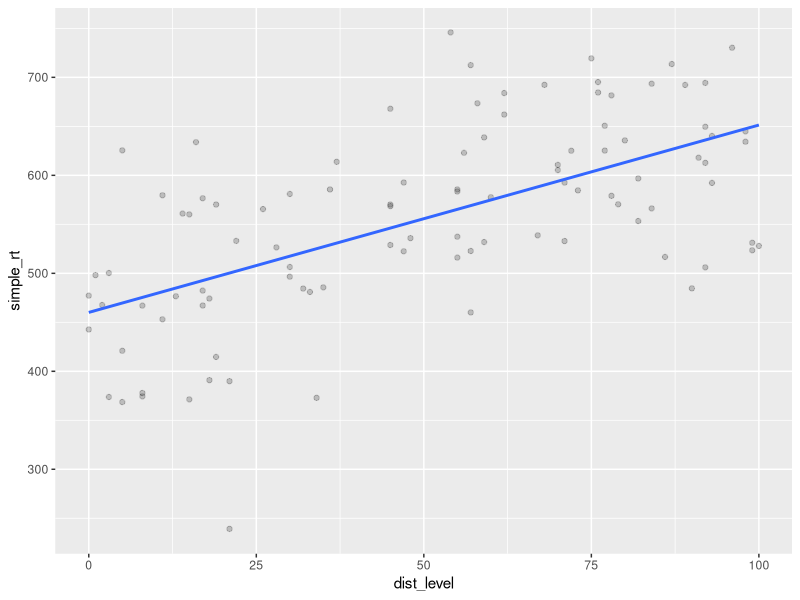
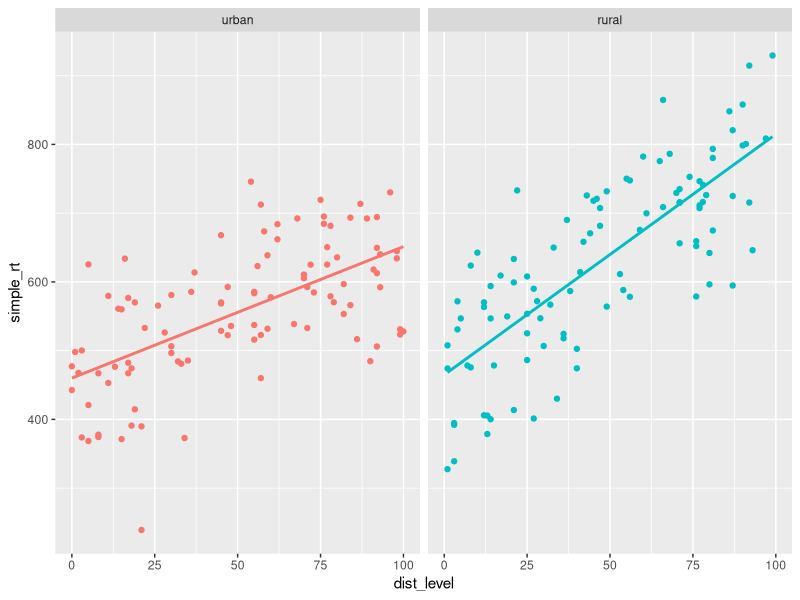
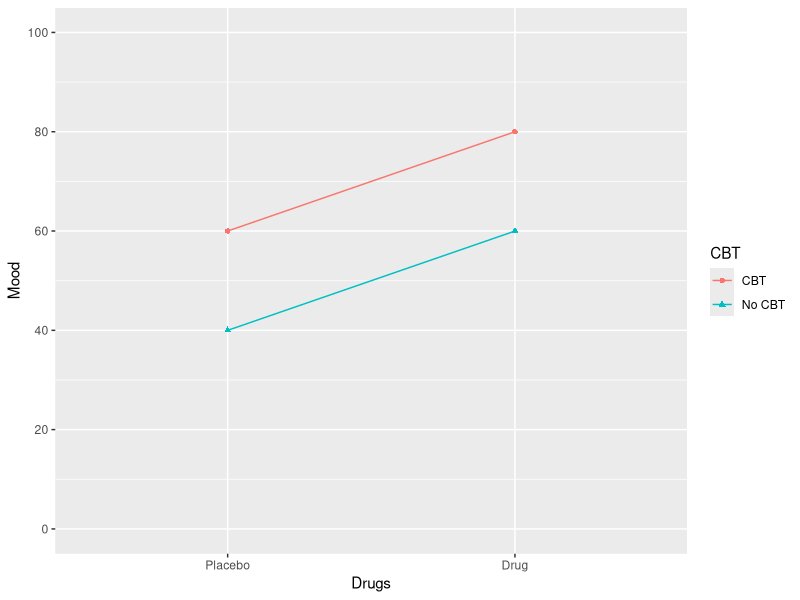
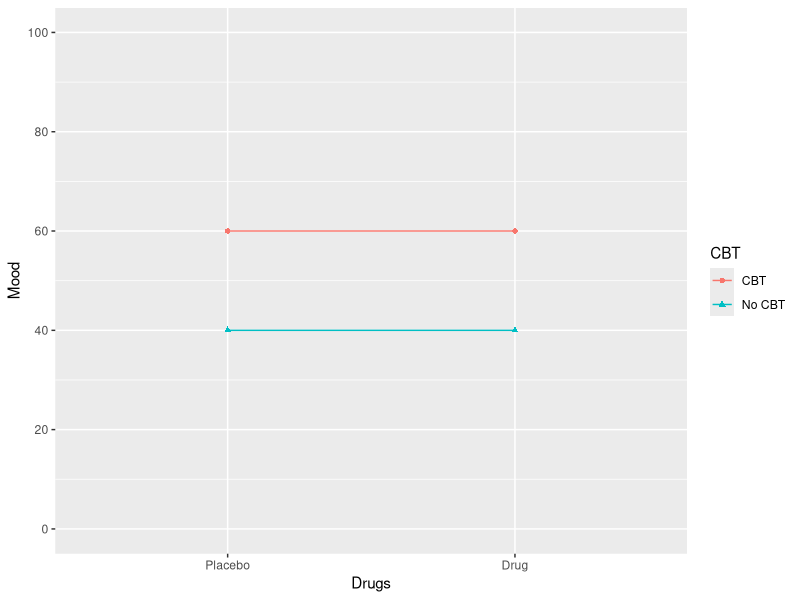
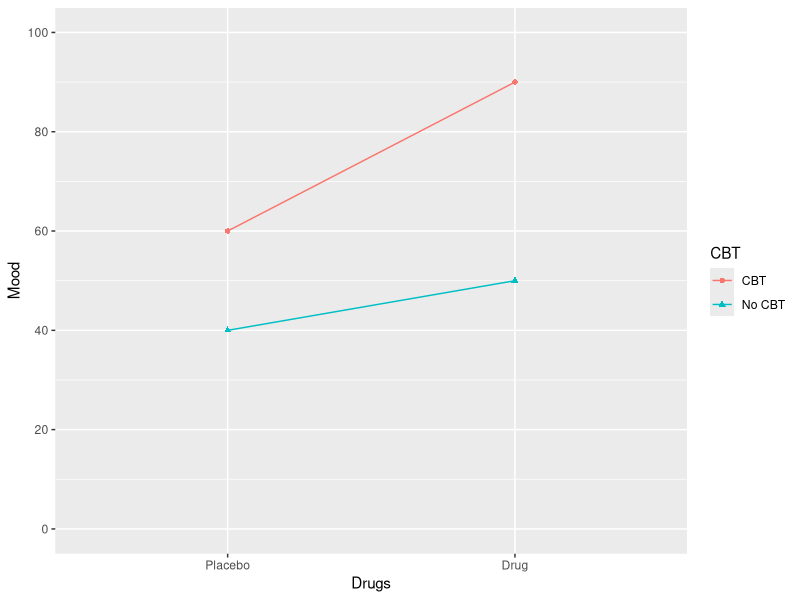

Source code (R) for these figures, in order:
## ---- chunk 1
library("kableExtra")

.mk_tib <- function(x) {
  tibble(CBT = rep(c("No CBT", "CBT"), 2),
         Drugs = rep(c("Placebo", "Drug"), each = 2) %>%
           fct_relevel("Placebo"),
         Mood = x)
}

.fac_plot <- function(x) {
  ggplot(.mk_tib(x), aes(Drugs, Mood, color = CBT, group = CBT)) +
    geom_point(aes(shape = CBT)) +
    geom_line() +
    scale_y_continuous(breaks = seq(0, 100, 20)) +
    scale_x_discrete(breaks = c("Placebo", "Drug")) +
    coord_cartesian(ylim = c(0, 100)) 
}

.mean_tbl <- function(x) {
  .mk_tib(x) %>%
    pivot_wider(names_from = "CBT", values_from = "Mood") %>%
    rename(" " = Drugs) %>%
    bind_rows(tibble(` ` = "",
                     `No CBT` = (x[1] + x[3]) / 2,
                     CBT = (x[2] + x[4]) / 2)) %>%
    bind_cols(tibble("  " = c((x[1] + x[2]) / 2,
                              (x[3] + x[4]) / 2,
                              "")))
}

## paste
.p <- paste0

## .fraction
.f <- function(x, y) {
  paste0("\\frac{", x, "}{", y, "}")
}

## y-bar
.yb1 <- function(x) {
  paste0("$\\bar{Y}_{", x, "}$")
}

.yb2 <- function(x) {
  paste0("\\bar{Y}_{", x, "}")
}

## subtraction term
.st <- function(x, y, bracket = NULL) {
  if (is.null(bracket)) {
    paste0(x, " - ", y)
  } else {
    paste0(bracket[1], x, " - ", y, bracket[2])
  }
}

.rb <- c("(", ")")
.dr <- c("\\displaystyle\\left(", "\\right)")
.ds <- c("\\displaystyle\\left[", "\\right]")
## ---- chunk 2
library("tidyverse")
set.seed(1031)

n_subj <- 100L  # simulate data for 100 subjects
b0_urban <- 450 # y-intercept
b1_urban <- 2   # slope

# decomposition table
urban <- tibble(
  subj_id = 1:n_subj,
  group = "urban",
  b0 = 450,
  b1 = 2,
  dist_level = sample(0:n_subj, n_subj, replace = TRUE),
  err = rnorm(n_subj, mean = 0, sd = 80),
  simple_rt = b0 + b1 * dist_level + err)

urban
## ---- chunk 3
ggplot(urban, aes(dist_level, simple_rt)) + 
  geom_point(alpha = .2) +
  geom_smooth(method = "lm", se = FALSE)
## ---- chunk 4
b0_rural <- 500
b1_rural <- 3

rural <- tibble(
  subj_id = 1:n_subj + n_subj,
  group = "rural",
  b0 = b0_rural,
  b1 = b1_rural,
  dist_level = sample(0:n_subj, n_subj, replace = TRUE),
  err = rnorm(n_subj, mean = 0, sd = 80),
  simple_rt = b0 + b1 * dist_level + err)
## ---- chunk 5
all_data <- bind_rows(urban, rural)

ggplot(all_data %>% mutate(group = fct_relevel(group, "urban")), 
       aes(dist_level, simple_rt, colour = group)) +
  geom_point() +
  geom_smooth(method = "lm", se = FALSE) +
  facet_wrap(~ group) + 
  theme(legend.position = "none")
## ---- chunk 6
all_data2 <- all_data %>%
  mutate(grp = if_else(group == "rural", 1, 0))
## ---- chunk 7
sonic_mod <- lm(simple_rt ~ dist_level + grp + dist_level:grp, all_data2)

summary(sonic_mod)
## ---- chunk 8
.a <- data.frame(`$B_1$` = c("$AB_{11}$", "$AB_{21}$"),
                 `$B_2$` = c("$AB_{12}$", "$AB_{22}$"), check.names = FALSE)

rownames(.a) <- c("$A_1$", "$A_2$")

knitr::kable(.a) %>%
  kable_styling(full_width = FALSE)
## ---- chunk 9
.a <- data.frame(`$B_1$` = c("$AB_{11}$", "$AB_{21}$", "$AB_{31}$"),
                 `$B_2$` = c("$AB_{12}$", "$AB_{22}$", "$AB_{32}$"), check.names = FALSE)

rownames(.a) <- c("$A_1$", "$A_2$", "$A_3$")

knitr::kable(.a) %>%
  kable_styling(full_width = FALSE)
## ---- chunk 10
.a <- data.frame(`$B_1$` = c("$ABC_{111}$", "$ABC_{211}$"),
                 `$B_2$` = c("$ABC_{121}$", "$ABC_{221}$"), check.names = FALSE)

rownames(.a) <- c("$A_1$", "$A_2$")

knitr::kable(.a) %>%
  kable_styling(full_width = FALSE)
## ---- chunk 11
.a <- data.frame(`$B_1$` = c("$ABC_{112}$", "$ABC_{212}$"),
                 `$B_2$` = c("$ABC_{122}$", "$ABC_{222}$"), check.names = FALSE)

rownames(.a) <- c("$A_1$", "$A_2$")

knitr::kable(.a) %>%
  kable_styling(full_width = FALSE)
## ---- chunk 12
.fac_plot(c(40, 60, 60, 80))
## ---- chunk 13
.mean_tbl(c(40, 60, 60, 80)) %>% 
  knitr::kable(caption = "*Scenario A, Table of Means.*", align = "lrr") %>%
  kableExtra::kable_styling(full_width = FALSE)
## ---- chunk 14
.fac_plot(c(40, 60, 40, 60))
## ---- chunk 15
.mean_tbl(c(40, 60, 40, 60)) %>% 
  knitr::kable(caption = "*Scenario B, Table of Means.*") %>%
  kableExtra::kable_styling(full_width = FALSE)
## ---- chunk 16
.fac_plot(c(40, 60, 50, 90))
## ---- chunk 17
.mean_tbl(c(40, 60, 50, 90)) %>% 
  knitr::kable(caption = "*Scenario C, Table of Means.*", align = "lrr") %>%
  kableExtra::kable_styling(full_width = FALSE)
## ---- chunk 18
err <- replicate(4, {
  v <- sample(-3:3, 2, FALSE, prob = c(.8, .14, .18, .24, .18, .14, .8))
  c(v, -sum(v))
}, simplify = FALSE) %>% unlist()

decomp <- tibble(
  i = rep(1:2, each = 6),
  j = rep(rep(1:2, each = 3), 2),
  k = rep(rep(1:3), 4),
  mu = 10,
  A_i = rep(c(4, -4), each = 6),
  B_j = rep(rep(c(-2, 2), each = 3), 2),
  AB_ij = rep(c(-1, 1, 1, -1), each = 3),
  err,
  Y = mu + A_i + B_j + AB_ij + err)
   
decomp %>%
  select(Y, everything()) 
